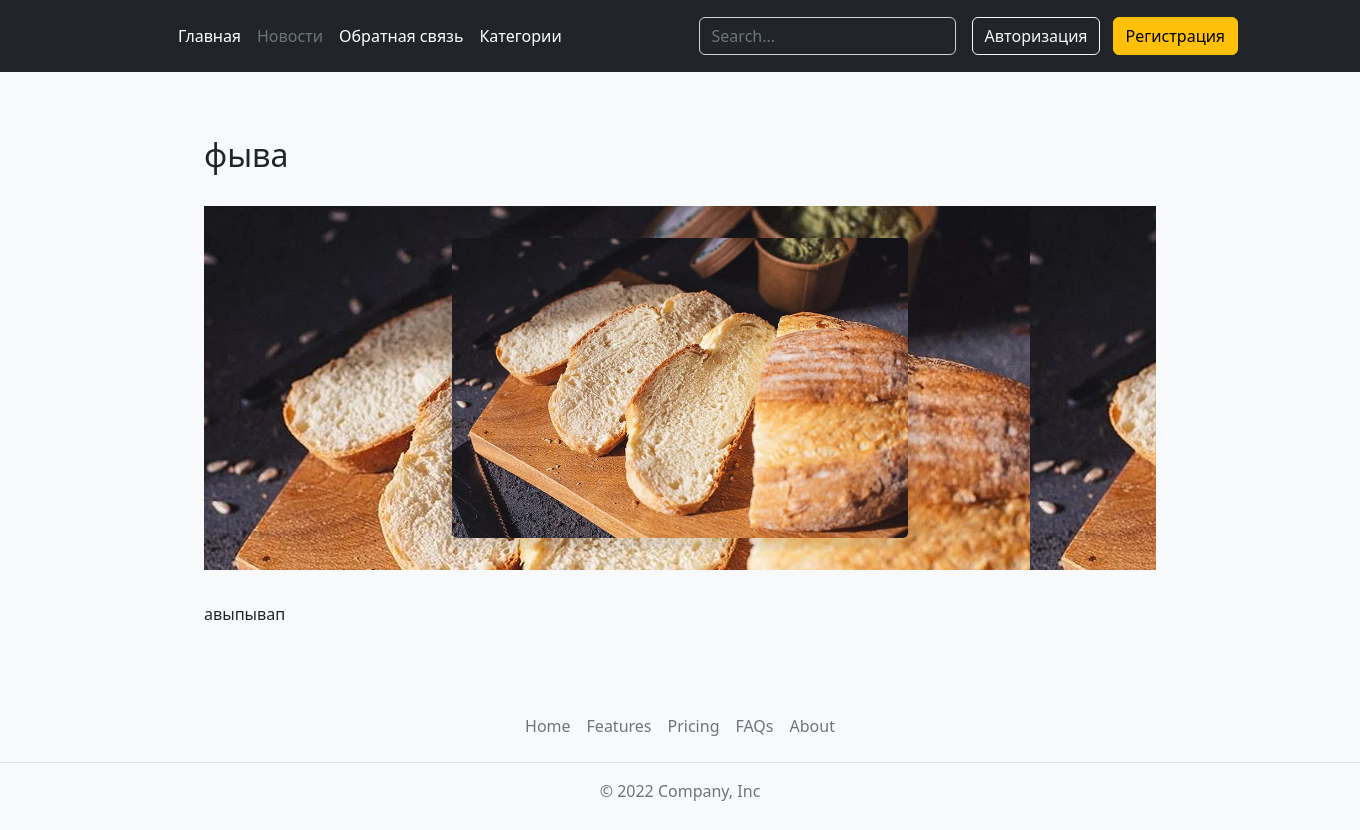
Screenshot of /new/dfsafdsal/ with the database file from the repository.
### news/models.py (models this page shows, shortened)
class New(models.Model):
    title = models.CharField(max_length=255, verbose_name="Заголовок")
    slug = models.SlugField(max_length=255, unique=True, db_index=True, null=True, verbose_name="URL", error_messages={'unique': 'Ошибка в URL'})
    content = models.TextField(blank=True, verbose_name="Содержание")
    time_create = models.DateTimeField(auto_now_add=True, verbose_name="Дата создания")
    time_update = models.DateTimeField(auto_now=True, verbose_name="Дата обновления")
    photo = models.ImageField(upload_to="%Y/%m/%d", verbose_name="Фото")
    is_published = models.BooleanField(default=True, verbose_name="Статус публикации")
    cat = models.ForeignKey('Category', on_delete=models.PROTECT, verbose_name="Категория")
    class Meta:
        verbose_name = "Новость"
        verbose_name_plural = "Новости"
        ordering = ["-id"]

### news/views.py (the view)
# urls.py: path('new/<slug:new_slug>/', NewOne.as_view(), name='new'),
class NewOne(DataMixin, DetailView):
    model = New
    template_name = 'news/new.html'
    slug_url_kwarg = 'new_slug'
    context_object_name = 'new' # Название приложения тут стоит и по умолчанию. Мы можем определить что угодно, главное - совпадение с переменной в шаблоне
    def get_context_data(self, *, object_list=None, **kwargs):
        context = super().get_context_data(**kwargs)
        c_def = self.get_user_context(active='all_news')
        context.update(c_def)
        return context
    def get_queryset(self):
        return self.model.objects.filter(slug=self.kwargs['new_slug'], is_published=True)

### news/models.py (called while the page is built)
    def get_absolute_url(self):
        return reverse('news_by_cat', kwargs={'cat_slug': self.slug})

### news/templatetags/news_tags.py (called while the page is built)
@register.simple_tag(name='get_menu')
def get_menu_to_nav(active: str):
    menu = [
            {'name_link': 'Главная', 'name_path': 'index', 'params': None, 'status': 'default'},
            {'name_link': 'Новости', 'name_path': 'all_news', 'params': {'page': 1}, 'status': 'default'},
            {'name_link': 'Предложить новость', 'name_path': 'add_new', 'params': None, 'status': 'default'},
            {'name_link': 'Обратная связь', 'name_path': 'contact', 'params': None, 'status': 'default'},
    ]
    indexs = {
        'index': 0,
        'all_news': 1,
        'add_new': 2,
        'contact': 3,
    }
    if active in indexs:
        menu[indexs[active]]['status'] = 'active'
    return menu

@register.inclusion_tag(filename='news/needful/cats.html', name='show_cats')
def show_block_cats(sort=None, cat_name=None):
    if not sort:
        cats = cache.get('cats')
        if not cats:
            cats = Category.objects.annotate(Count('new'))
    else:
        cats = Category.objects.order_by(sort).annotate(Count('new'))
    return {'cats': cats, 'cat_name': cat_name}

### news/utils.py (called while the page is built)
    def get_user_context(self, **kwargs):
        context = kwargs
        context['active'] = kwargs.get('active')
        context['cat_name'] = kwargs.get('cat_name')
        return context

### news/templates/news/new.html (shortened to what this page needs)
{% extends 'news/base.html' %}
{% block content %}
<div class="content_new">
    <h2 class="title_new">{{ new.title }}</h2>
    {% if new.photo %}
        <div class="image_content_here" style="background: url('{{ new.photo.url }}');">
            <div class="blur_bg"></div>
            <img src="{{ new.photo.url }}">
        </div>
    {% endif %}
    <div class="text_content_here">
        {% autoescape off %}
            {{ new.content | linebreaks }}
        {% endautoescape %}
    </div>
</div>
{% endblock %}

### news/static/news/css/styles.css (style rules this page uses)
body { background-color: #F8F9FA; min-width: 1350px; overflow-x: hidden; }
.content_new { width: 70%; margin: 4rem auto; }
.content_new .image_content_here { position: relative; display: grid; margin: 2rem 0; padding: 2rem 0; }
.content_new .image_content_here img { object-fit: cover; max-height: 300px; box-shadow: 1px 1px 5px 10px rgba(50, 50, 50, .1); border-radius: 5px; justify-self: center; }
.blur_bg { filter: blur(5px); position: absolute; width: 100%; height: 100%; }

### rows the page displays
New: title "фыва", photo (picture), content "авыпывап"

### other values shown
{{ m.name_link }} "Главная" "Обратная связь"
{{ m.name_link }} "Новости"
